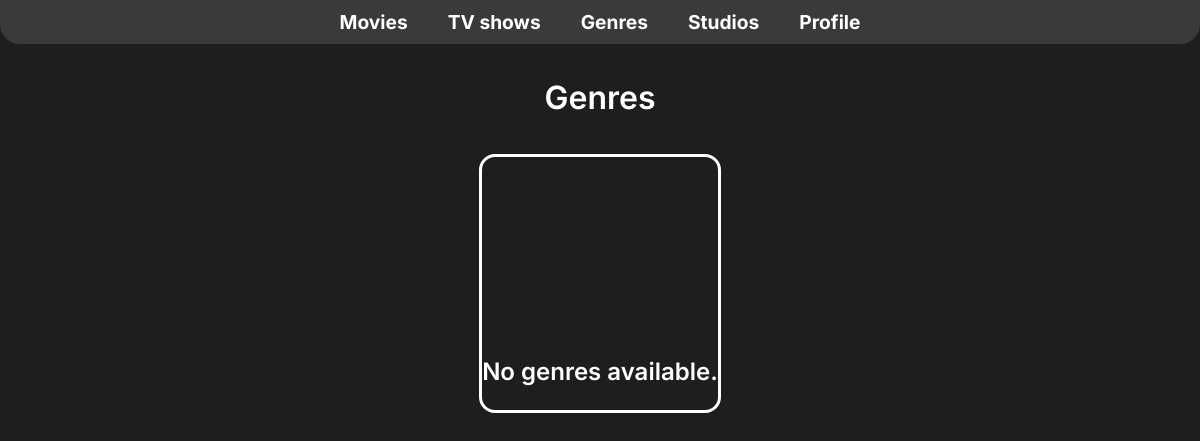
Before: /genres/ with the older database file.
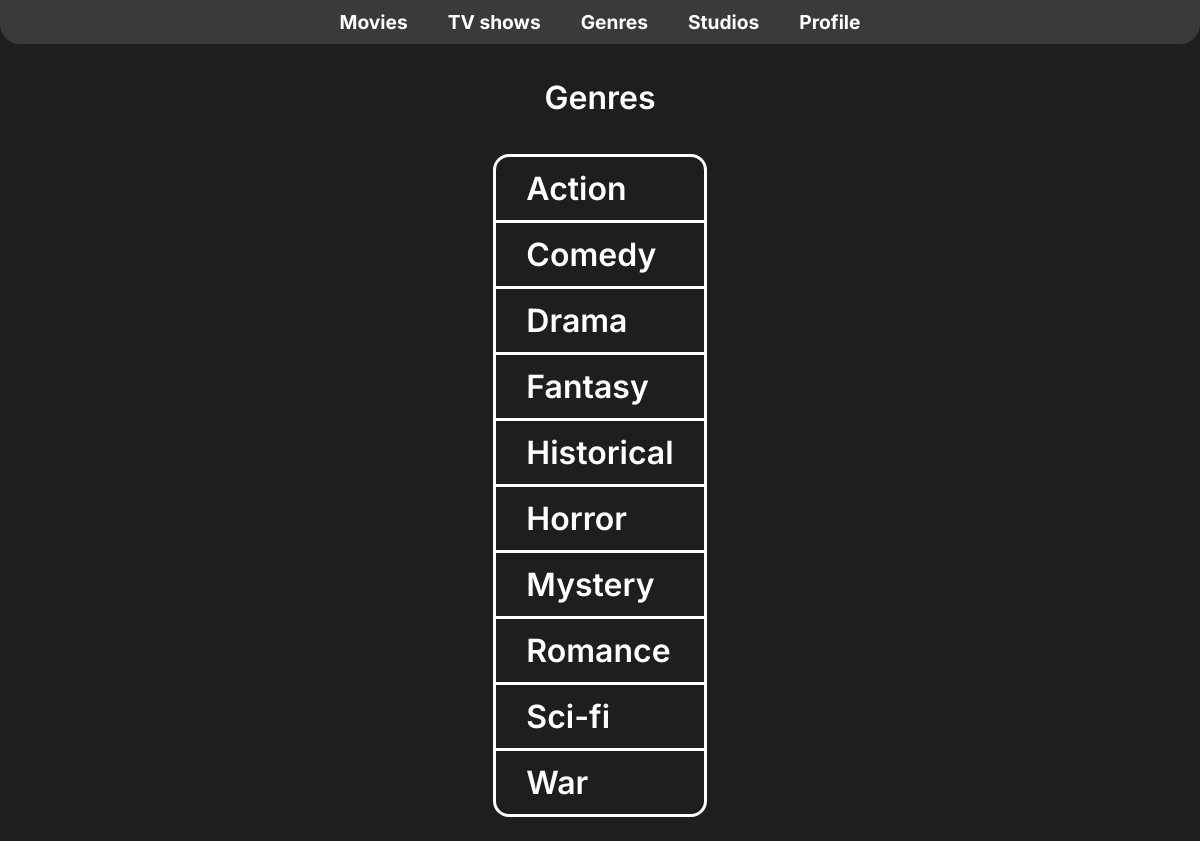
After: the same page with the newer database file.
### Republic/models.py (models this page shows, shortened)
class Genre(models.Model):
    name = models.CharField(max_length=50, unique=True)
    class Meta:
        verbose_name_plural = "Genres"
        ordering = ['name']

### Republic/views.py (the view)
# urls.py: path('genres/', views.genres_list, name='genres_list'),
def genres_list(request):
    genres = Genre.objects.all()
    return render(request, 'Republic/genres.html', {'genres': genres})

### Republic/templates/Republic/genres.html (shortened to what this page needs)
{% load static %}
<!DOCTYPE html>
<html lang="en">
<head>
     <link rel="stylesheet" href="{% static 'Republic/main.css' %}">
</head>
<body>
    <header>
        <a href="main">Movies</a>
        <a href="">TV shows</a>
        <a href="genres/">Genres</a>
        <a href="">Studios</a>
        <a href="">Profile</a>
    </header>
    <h1 class="headline">Genres</h1>
    <ul class="ulist">
        {% for genre in genres %}
        <li><a class="listlink" href="{% url 'genre_detail' genre.id %}">{{ genre.name }}</a></li>
        {% empty %}
        <p class="empty_search">No genres available.</p>
        {% endfor %}
    </ul>
</body>
</html>

### Republic/static/Republic/main.css (style rules this page uses)
body { height: 100%; display: flex; flex-direction: column; justify-content: center; align-items: center; background-color: #1E1E1E; }
header { position: fixed; top: 0; left: 0; width: calc(100% - 20px); background-color: #3A3A3A; display: flex; align-items: center; justify-content: center; gap: 40px; font-size: larger; padding: 10px 10px; border-bottom-left-radius: 20px; border-bottom-right-radius: 20px; z-index: 100; }
header a { text-decoration: none; color: white; font-family: 'Inter', sans-serif; font-weight: bold; }
.headline { margin-top: 70px; color: white; font-size: xx-large; font-family: 'Inter', sans-serif; font-weight: 600; }
.ulist { list-style-type: none; padding: 0; border: 3px solid white; border-radius: 16px; }
.ulist li { padding: 12px 30px; border-bottom: 3px solid white; }
.ulist li:last-child { border-bottom: none; }
.listlink { text-decoration: none; color: white; font-family: 'Inter', sans-serif; font-weight: 600; font-size: xx-large; }

Changed rows visible on the page:
added Genre: name "Action"
added Genre: name "Comedy"
added Genre: name "Drama"
added Genre: name "Fantasy"
added Genre: name "Historical"
added Genre: name "Horror"
added Genre: name "Mystery"
added Genre: name "Romance"
added Genre: name "Sci-fi"
added Genre: name "War"
Other visible differences:
text no longer shown: "No genres available."
